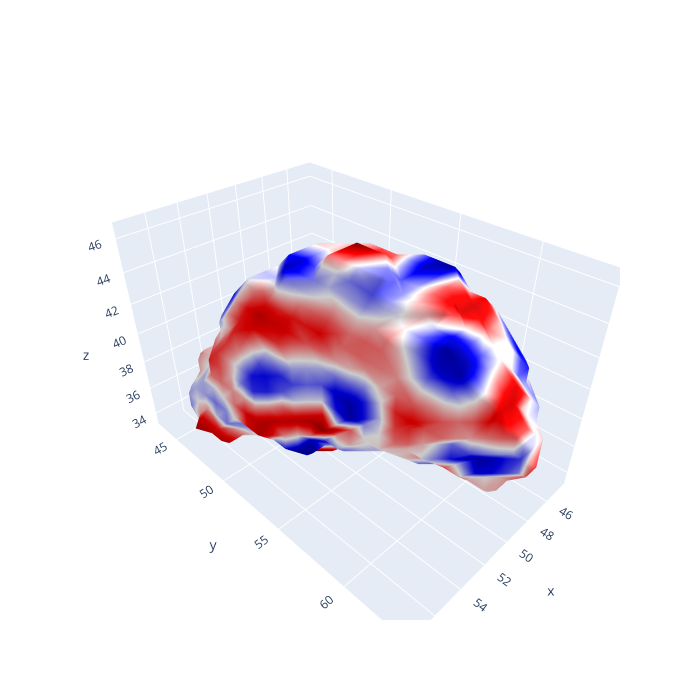
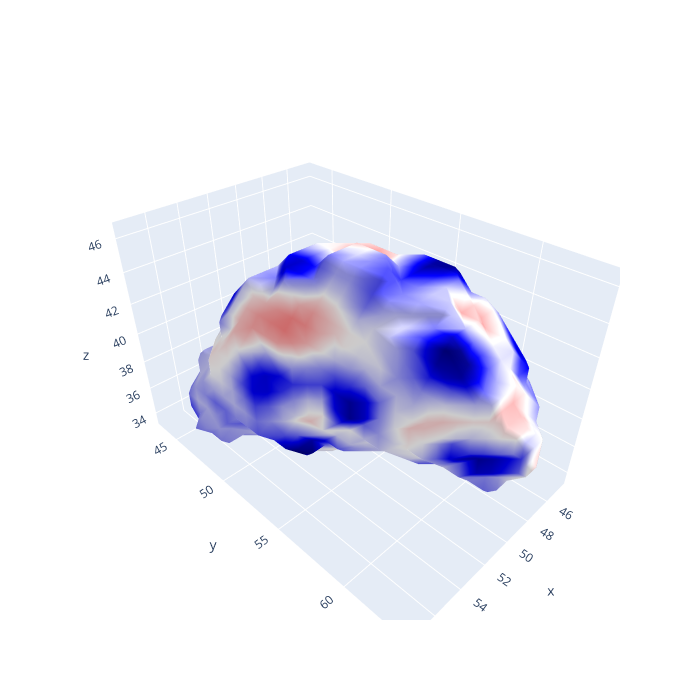

Here is the notebook cell these charts were saved with, in order:
### Markdown cell above
### nifti_to_tetmesh interp

### Code cell
# back to thalamus
niftipath = f'{neuromodes}/TEMP_investigations/hcp_tha-lh_thr25.nii.gz'
nifti = load(niftipath)

vol = make_vol_mesh(nifti)
solver = EigenSolver(vol).solve(100)
plot_mesh_data(vol, solver.emodes[:, -1], cmap_center=0)
mode_nifti = tetmesh_to_nifti(solver.emodes[:, -1], solver.geometry, nifti)

# IMPROVED: Use RBF interpolation with automatic zero-filling for much faster results
# RBF is ~100x faster than linear griddata and handles boundary extrapolation better
from neuromodes.TEMP_utils import nifti_to_tetmesh_fast

mode_nifti_data = mode_nifti.get_fdata()
x, y, z = np.indices(mode_nifti_data.shape)
vox_coords = np.column_stack([x.ravel(), y.ravel(), z.ravel()])
apply_affine(mode_nifti.affine, vox_coords, inplace=True)

# Use RBF interpolation (much faster than linear, better than nearest-neighbor)
interp_rbf = nifti_to_tetmesh_fast(mode_nifti, vol, rbf=True, fill_zeros=True)
plot_mesh_data(vol, interp_rbf, cmap_center=0)

zeros_count = np.sum(interp_rbf == 0)
print(f'Zeros: {zeros_count} out of {interp_rbf.size} voxels ({zeros_count / interp_rbf.size:.2%})')

# Print correlation between original and interpolated values at vertex locations
corr = np.corrcoef(solver.emodes[:, -1], interp_rbf)[0, 1]
print(f'Correlation between original and interpolated values at vertices: {corr:.4f}')

### Figure 1 — Plotly figure (JSON) as saved in the notebook; plotly's stock layout.template omitted (floating-point values rounded to 4 significant figures; data arrays with more than 128 entries replaced by an {"elided": "..."} marker saying what was removed)
{"data": [{"cmax": 0.134, "cmin": -0.134, "colorscale": {"elided": "256x2 mixed values"}, "flatshading": false, "i": {"elided": "2104 int values"}, "intensity": {"elided": "1054 float values"}, "j": {"elided": "2104 int values"}, "k": {"elided": "2104 int values"}, "showscale": false, "type": "mesh3d", "x": {"elided": "1054 float values"}, "y": {"elided": "1054 float values"}, "z": {"elided": "1054 float values"}}], "layout": {"height": 700, "scene": {"aspectmode": "data"}, "width": 700}}

### Figure 2 — Plotly figure (JSON) as saved in the notebook; plotly's stock layout.template omitted (floating-point values rounded to 4 significant figures; data arrays with more than 128 entries replaced by an {"elided": "..."} marker saying what was removed)
{"data": [{"cmax": 0.1034, "cmin": -0.1034, "colorscale": {"elided": "256x2 mixed values"}, "flatshading": false, "i": {"elided": "2104 int values"}, "intensity": {"elided": "1054 float values"}, "j": {"elided": "2104 int values"}, "k": {"elided": "2104 int values"}, "showscale": false, "type": "mesh3d", "x": {"elided": "1054 float values"}, "y": {"elided": "1054 float values"}, "z": {"elided": "1054 float values"}}], "layout": {"height": 700, "scene": {"aspectmode": "data"}, "width": 700}}
